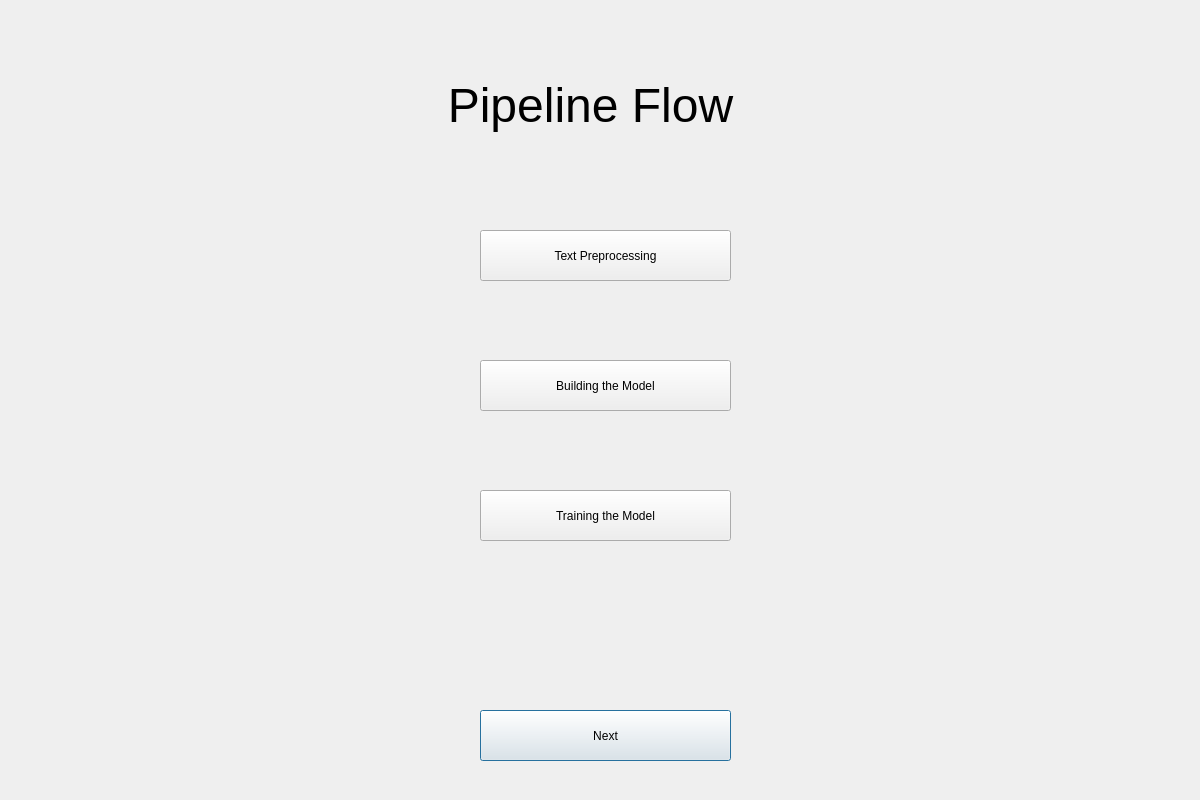
<?xml version="1.0" encoding="UTF-8"?>
<ui version="4.0">
 <class>Text_Summarization</class>
 <widget class="QDialog" name="Text_Summarization">
  <property name="geometry">
   <rect>
    <x>0</x>
    <y>0</y>
    <width>1200</width>
    <height>800</height>
   </rect>
  </property>
  <property name="windowTitle">
   <string>Dialog</string>
  </property>
  <widget class="QPushButton" name="Next_Button">
   <property name="geometry">
    <rect>
     <x>480</x>
     <y>710</y>
     <width>251</width>
     <height>51</height>
    </rect>
   </property>
   <property name="text">
    <string>Next</string>
   </property>
  </widget>
  <widget class="QPushButton" name="Text_Preprocessing">
   <property name="geometry">
    <rect>
     <x>480</x>
     <y>230</y>
     <width>251</width>
     <height>51</height>
    </rect>
   </property>
   <property name="text">
    <string>Text Preprocessing</string>
   </property>
  </widget>
  <widget class="QPushButton" name="Model_Building">
   <property name="geometry">
    <rect>
     <x>480</x>
     <y>360</y>
     <width>251</width>
     <height>51</height>
    </rect>
   </property>
   <property name="text">
    <string>Building the Model</string>
   </property>
  </widget>
  <widget class="QPushButton" name="Training_Model">
   <property name="geometry">
    <rect>
     <x>480</x>
     <y>490</y>
     <width>251</width>
     <height>51</height>
    </rect>
   </property>
   <property name="text">
    <string>Training the Model</string>
   </property>
  </widget>
  <widget class="QLabel" name="Heading">
   <property name="geometry">
    <rect>
     <x>270</x>
     <y>40</y>
     <width>641</width>
     <height>131</height>
    </rect>
   </property>
   <property name="font">
    <font>
     <pointsize>36</pointsize>
    </font>
   </property>
   <property name="text">
    <string>Pipeline Flow</string>
   </property>
   <property name="textFormat">
    <enum>Qt::PlainText</enum>
   </property>
   <property name="alignment">
    <set>Qt::AlignCenter</set>
   </property>
  </widget>
 </widget>
 <tabstops>
  <tabstop>Text_Preprocessing</tabstop>
  <tabstop>Model_Building</tabstop>
  <tabstop>Training_Model</tabstop>
  <tabstop>Next_Button</tabstop>
 </tabstops>
 <resources/>
 <connections/>
</ui>
